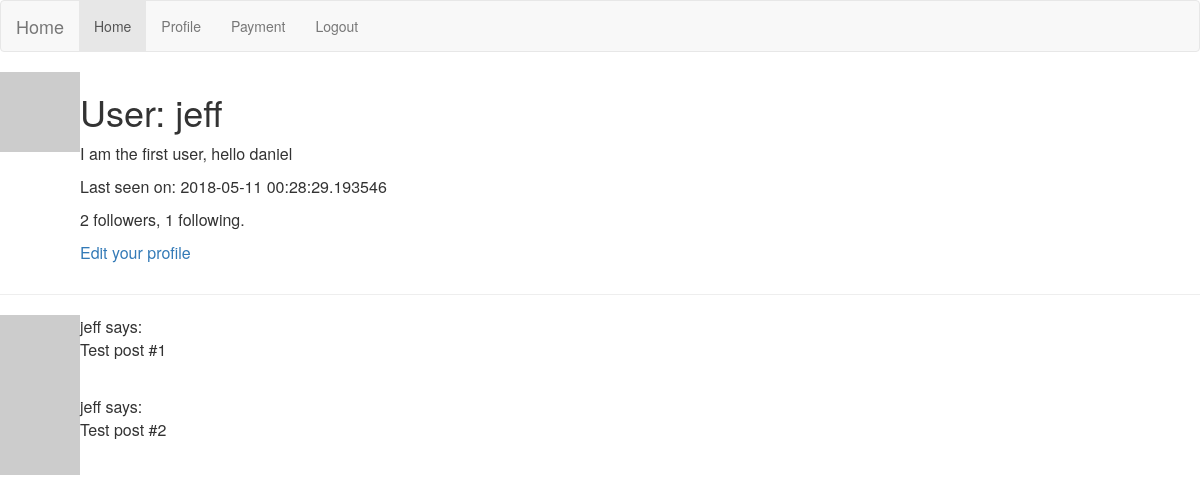
/user/jeff (signed in), run on an earlier commit of the app's database.
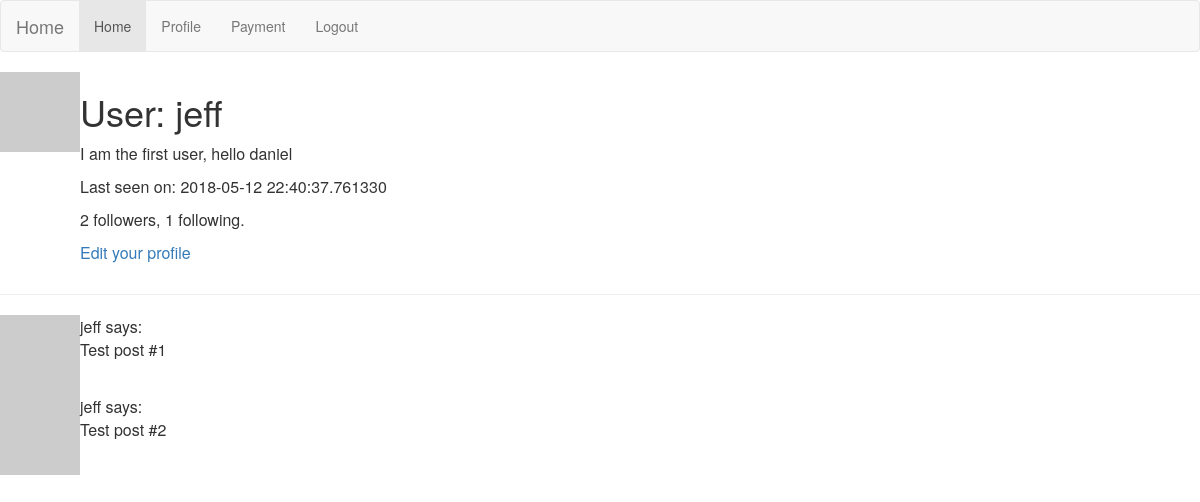
And on a later commit of the database.
### app/models.py (models this page shows, shortened)
class User(UserMixin, db.Model):
    id = db.Column(db.Integer, primary_key=True)
    username = db.Column(db.String(64), index=True, unique=True)
    email = db.Column(db.String(120), index=True, unique=True)
    password_hash = db.Column(db.String(128))
    posts = db.relationship('Post', backref='author', lazy='dynamic')
    about_me = db.Column(db.String(140))
    last_seen = db.Column(db.DateTime, default=datetime.utcnow)
    followed = db.relationship(
        'User', secondary=followers,
        primaryjoin=(followers.c.follower_id == id),
        secondaryjoin=(followers.c.followed_id == id),
        backref=db.backref('followers', lazy='dynamic'), lazy='dynamic')
    def avatar(self, size):
        digest = md5(self.email.lower().encode('utf-8')).hexdigest()
        return 'https://www.gravatar.com/avatar/{}?d=identicon&s={}'.format(
            digest, size)

### app/routes.py (the view)
@app.route('/user/<username>')
@login_required
def user(username):
    user = User.query.filter_by(username=username).first_or_404()
    posts = [
        {'author': user, 'body': 'Test post #1'},
        {'author': user, 'body': 'Test post #2'}
    ]
    return render_template('user.html', user=user, posts=posts)

### app/models.py (called while the page is built)
@login.user_loader
def load_user(id):
    return User.query.get(int(id))

### app/routes.py (called while the page is built)
@app.before_request
def before_request():
    if current_user.is_authenticated:
        current_user.last_seen = datetime.utcnow()
        db.session.commit()

### app/templates/user.html
{% extends "base.html" %}
{% block content %}
    <table>
        <tr valign="top">
            <td><img src="{{ user.avatar(128) }}"></td>
            <td>
                <h1>User: {{ user.username }}</h1>
        {% if user.about_me %}<p>{{ user.about_me }}</p>{% endif %}
        {% if user.last_seen %}<p>Last seen on: {{ user.last_seen }}</p>{% endif %}
        <p>{{ user.followers.count() }} followers, {{ user.followed.count() }} following.</p>
        {% if user == current_user %}
        <p><a href="{{ url_for('edit_profile') }}">Edit your profile</a></p>
        {% elif not current_user.is_following(user) %}
        <p><a href="{{ url_for('follow', username=user.username) }}">Follow</a></p>
        {% else %}
        <p><a href="{{ url_for('unfollow', username=user.username) }}">Unfollow</a></p>
        {% endif %}
            </td>
        </tr>
    </table>
    <hr>
    {% for post in posts %}
        {% include '_post.html' %}
    {% endfor %}
{% endblock %}

### app/templates/base.html (shortened to what this page needs)
<html>
    <head>
      <link rel="stylesheet" href="https://maxcdn.bootstrapcdn.com/bootstrap/3.3.7/css/bootstrap.min.css">
    </head>
    <body>
        <nav class="navbar navbar-default">
          <div class="container-fluid">
            <div class="navbar-header">
              <a class="navbar-brand" href="{{ url_for('index') }}">Home</a>
            </div>
            <ul class="nav navbar-nav">
              <li class="active"><a href="{{ url_for('index') }}">Home</a></li>
              {% if current_user.is_anonymous %}
              <li><a href="{{ url_for('login') }}">Login</a></li>
              {% else %}
              <li><a href="{{ url_for('user', username=current_user.username) }}">Profile</a></li>
              <li><a href="{{ url_for('payment') }}">Payment</a></li>
              <li><a href="{{ url_for('logout') }}">Logout</a></li>
              {% endif %}
            </ul>
          </div>
        </nav>
        {% block content %}{% endblock %}
    </body>
</html>

### app/templates/_post.html
<table>
        <tr valign="top">
            <td><img src="{{ post.author.avatar(36) }}"></td>
            <td>{{ post.author.username }} says:<br>{{ post.body }}</td>
        </tr>
</table>

What changed in the data, as far as the page shows it:
changed User "jeff": last_seen "2018-05-11 00:28:29.193546" → "2018-05-12 22:40:37.761330"
